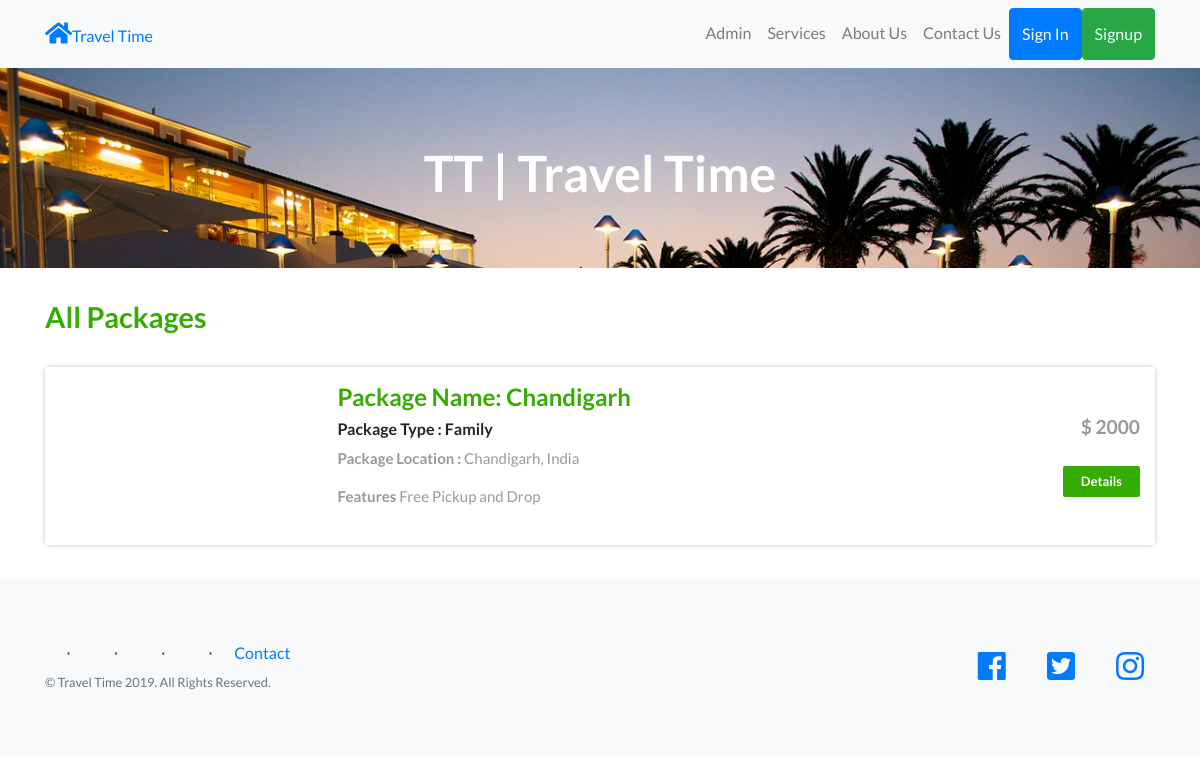
The app's page /package-list.php with its own data.
### tables this page shows
CREATE TABLE IF NOT EXISTS `tbltourpackages` (
  `PackageId` int(10) NOT NULL AUTO_INCREMENT,
  `PackageName` varchar(100) NOT NULL,
  `PackageType` varchar(100) NOT NULL,
  `PackageLocation` varchar(100) NOT NULL,
  `PackagePrice` varchar(100) NOT NULL,
  `PackageFetures` varchar(100) NOT NULL,
  `PackageDetails` varchar(100) NOT NULL,
  `PackageImage` varchar(100) NOT NULL,
  PRIMARY KEY (`PackageId`)
);

CREATE TABLE IF NOT EXISTS `tblpages` (
  `id` int(11) NOT NULL AUTO_INCREMENT,
  `type` varchar(100) NOT NULL,
  `detail` text NOT NULL,
  PRIMARY KEY (`id`)
);

### package-list.php (the view, shortened to what this page needs)
<!DOCTYPE HTML>
<html>
<head>
<link href="css/bootstrap.css" rel='stylesheet' type='text/css' />
<link href="css/style.css" rel='stylesheet' type='text/css' />
<link href="css/font-awesome.css" rel="stylesheet">
<link href="css/animate.css" rel="stylesheet" type="text/css" media="all">
</head>
<body>
<?php include('includes/header.php');?>
<div class="banner-3">
	<div class="container">
		<h1 class="wow zoomIn animated animated" data-wow-delay=".5s" style="visibility: visible; animation-delay: 0.5s; animation-name: zoomIn;"> TT | Travel Time</h1>
	</div>
</div>
<div class="rooms">
	<div class="container">
		<div class="room-bottom">
			<h3><?php 	if(isset($_GET['search'])&&$_GET['search']!=''){
				 echo "Showing you results for ".$_GET['search'];
				 }else{
					 echo "All Packages";
					 }
					 ?>
			</h3>
			<?php
			$cond='';
			$sql = "SELECT * from tbltourpackages ".$cond;
			$query = $dbh->prepare($sql);
			$query->execute();
			$results=$query->fetchAll(PDO::FETCH_OBJ);
			if($query->rowCount() > 0)
			{
			foreach($results as $result)
			{	?>
			<div class="rom-btm">
				<div class="col-md-3 room-left wow fadeInLeft animated" data-wow-delay=".5s">
				</div>
				<div class="col-md-6 room-midle wow fadeInUp animated" data-wow-delay=".5s">
					<h4>Package Name: <?php echo htmlentities($result->PackageName);?></h4>
					<h6>Package Type : <?php echo htmlentities($result->PackageType);?></h6>
					<p><b>Package Location :</b> <?php echo htmlentities($result->PackageLocation);?></p>
					<p><b>Features</b> <?php echo htmlentities($result->PackageFetures);?></p>
				</div>
				<div class="col-md-3 room-right wow fadeInRight animated" data-wow-delay=".5s">
					<h5>$ <?php echo htmlentities($result->PackagePrice);?></h5>
					<a href="package-details.php?pkgid=<?php echo htmlentities($result->PackageId);?>" class="view">Details</a>
				</div>
				<div class="clearfix"></div>
			</div>
			<?php }
				} ?>
		</div>
	</div>
</div>
<?php include('includes/footer.php');?>

### includes/footer.php (shortened to what this page needs)
<footer class="footer bg-light">
    <div class="container">
      <div class="row">
        <div class="col-lg-6 h-100 text-center text-lg-left my-auto">
          <ul class="list-inline mb-2">
            <?php $sql = "SELECT * from tblpages";
              $query = $dbh -> prepare($sql);
              $query->execute();
              $results=$query->fetchAll(PDO::FETCH_OBJ);
              if($query->rowCount() > 0)
              {
                foreach($results as $result)
                {
              ?>
              <li class="list-inline-item">⋅</li>
              <?php }
              } ?>
            <li class="list-inline-item">
              <a href="#" data-toggle="modal" data-target="#myModal3">Contact</a>
            </li>
          </ul>
          <p class="text-muted small mb-4 mb-lg-0">© Travel Time 2019. All Rights Reserved.</p>
        </div>
        <div class="col-lg-6 h-100 text-center text-lg-right my-auto">
          <ul class="list-inline mb-0">
            <li class="list-inline-item mr-3">
              <a href="#">
                <i class="fab fa-facebook fa-2x fa-fw"></i>
              </a>
            </li>
            <li class="list-inline-item mr-3">
              <a href="#">
                <i class="fab fa-twitter-square fa-2x fa-fw"></i>
              </a>
            </li>
            <li class="list-inline-item">
              <a href="#">
                <i class="fab fa-instagram fa-2x fa-fw"></i>
              </a>
            </li>
          </ul>
        </div>
      </div>
    </div>
</footer>

### css/style.css (style rules this page uses)
html, body { font-size: 100%; background: #fff; font-family: 'Open Sans', sans-serif; }
body a,.grid_1,plan_1,plan_1.one,plan_1.two,i.icon1, i.icon2, i.icon3, i.icon4, i.icon5, i.icon6 { transition:0.5s all; -webkit-transition:0.5s all; -moz-transition:0.5s all; -o-transition:0.5s all; -ms-transition:0.5s all; }
h1,h2,h3,h4,h5,h6 { margin:0; font-family: 'Roboto Condensed', sans-serif; }
p { margin:0; }
ul { margin:0; padding:0; }
a.view { padding: 6px 18px; font-weight: 700; color: #fff; background-color: #34ad00; border: 0; font-size: 13px; border-radius: 2px; -webkit-transition: all .2s; -moz-transition: all .2s; transition: all .2s; margin-top: 20px; display: inline-block; }
.banner-3 { background: url(../images/6.jpg)no-repeat; background-size: cover; -webkit-background-size: cover; -o-background-size: cover; -ms-background-size: cover; -moz-background-size: cover; min-height:200px; }
.banner-3 h1 { font-size: 50px; margin-bottom: 40px; padding: 1.5em 0 0; text-align: center; color: #fff; }
.rom-btm { margin-top: 2em; box-shadow: 0px 0px 5px -1px rgba(0, 0, 0, 0.37); }
.room-bottom h3 { font-size: 1.8em; font-weight: 700; color: #34ad00; }
.room-bottom { padding: 2em 0; }
.rom-btm h4 { font-size: 1.5em; font-weight: 700; color: #34ad00; }
.rom-btm p { font-size: 15px; color: #999; }
.rom-btm h6 { font-size: 1em; font-weight: 700; margin: 0.5em 0; }
.room-right { text-align: right; padding: 3em 2em; }
.room-midle { padding: 1em; }
.rom-btm h5 { font-size: 1.2em; font-weight: 700; color: #999; }

### records on screen
tbltourpackages: PackageName "Chandigarh", PackageType "Family", PackageLocation "Chandigarh, India", PackageFetures "Free Pickup and Drop", PackagePrice "2000"
